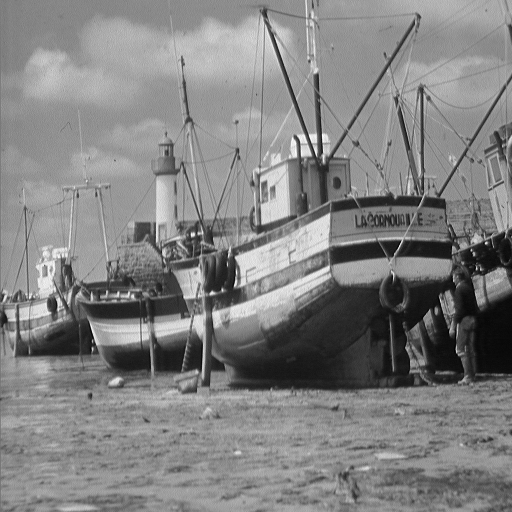
#> input picture Corrected/Images/1.tiff, 512 x 512 px, found by its file name
$ jupyter execute --allow-errors PSNR_TestwithNoisyImage.ipynb
#> lines starting #> are read from the running program, lines starting #| are printed output that depends on the picture; long printed decimals are rounded
#> further down, img is the input picture: shape (512, 512); min 0, max 255, mean 129.7
[cell 1]
import matplotlib.pyplot as plt
import numpy as np
import skimage
import random
import math
from PIL import Image

from skimage.io import imread, imshow
from skimage.color import rgb2hsv, rgb2gray, rgb2yuv

from sklearn.metrics import mean_squared_error
import cv2

[cell 2]
def get_Noise(img,d): #getting salt and paper noise
    #return skimage.util.random_noise(img, mode='s&p', amount=d)
#> called with d = 0.15
    paper=d
    salt=1-d
    row, col=img.shape
#> row = 512; col = 512
    #row, col=img.size

    g=np.matrix(img).reshape(row, col)
    for i in range(row):
        for j in range(col):
            ran=np.random.random()
            if ran<paper:
                g[i,j]=0
            elif ran>salt:
                g[i,j]=255
            else:
                g[i,j]=img[i,j]
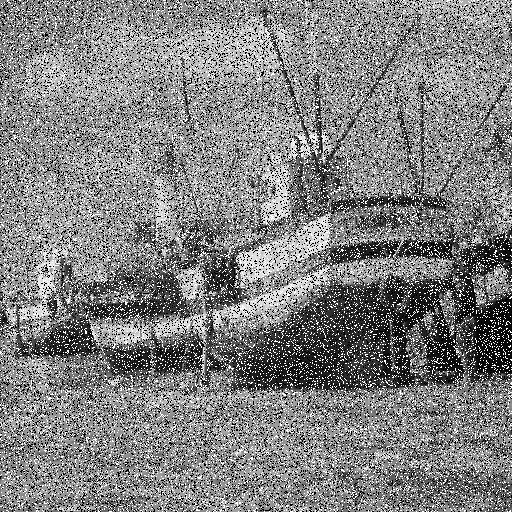
#> g: shape (512, 512); min 0, max 255, mean 128.9
    return g

[cell 3]
img=imread(r'C:\Users\Biswarup Mistry\Desktop\Misc\1.tiff')
plt.imshow(img, cmap=plt.cm.gray, interpolation='nearest')
plt.title('Original')
plt.show()

[cell 4]
d=0.15
noise_img=get_Noise(img,d)
plt.imshow(noise_img, cmap=plt.cm.gray, interpolation='nearest')
plt.title('With Noise')
plt.show()

[cell 5]
def mse(image1,image2):
    #Y =
    return np.square(np.subtract(image1,image2)).mean() #Correct MSE
    #print("MSE : ", Y)

[cell 6]
def psnr(I1,I2):
    r=255.0
    MSE=mse(I1,I2)
#> MSE = 32.41
    print('MSE : ',MSE)
#| MSE :  32.406
    return 10*np.log10(np.square(r)/MSE) #Correct PSNR

[cell 7]
PSNR=psnr(img,noise_img)
#> PSNR = 33.02
PSNR=round(PSNR, 6)
print('PSNR : ',PSNR)
#| PSNR :  33.025


$ run again, with Corrected/Images/0.tiff copied over Corrected/Images/1.tiff
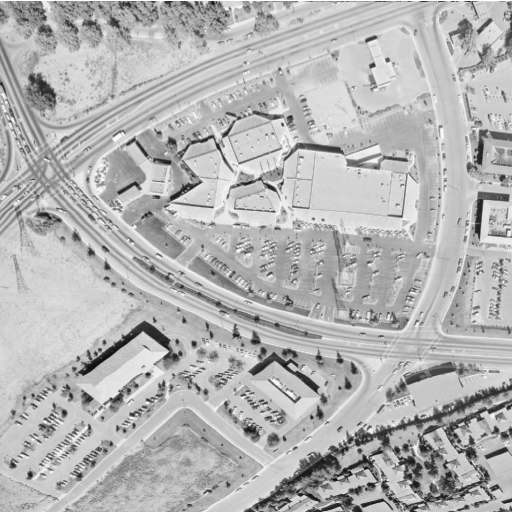
#> input picture Corrected/Images/0.tiff, 512 x 512 px, found by its file name
#> img is the input picture: shape (512, 512); min 12, max 255, mean 180.6
#> after the loop in get_Noise, `for i in range(row):`:
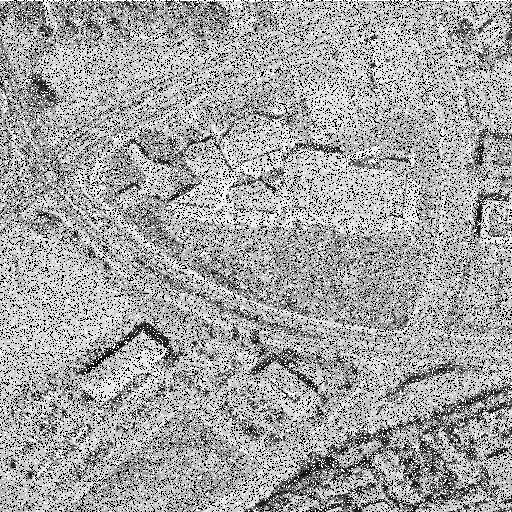
#> g: shape (512, 512); min 0, max 255, mean 164.5
#> MSE = 34.68
#| MSE :  34.676
#> PSNR = 32.73
#| PSNR :  32.730

$ run again, with Corrected/Images/12.tiff copied over Corrected/Images/1.tiff
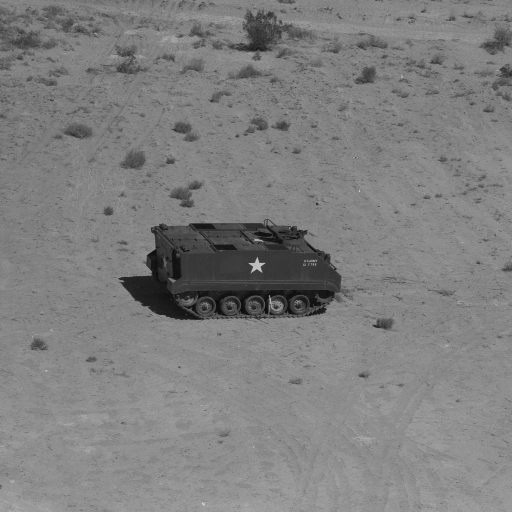
#> input picture Corrected/Images/12.tiff, 512 x 512 px, found by its file name
#> img is the input picture: shape (512, 512); min 12, max 215, mean 127.2
#> after the loop in get_Noise, `for i in range(row):`:
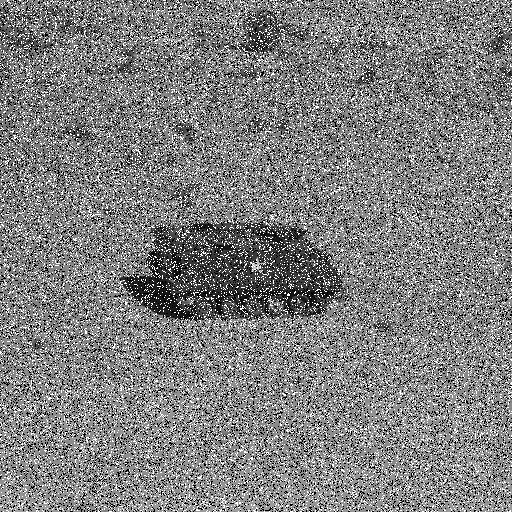
#> g: shape (512, 512); min 0, max 255, mean 127.1
#> MSE = 22.84
#| MSE :  22.836
#> PSNR = 34.54
#| PSNR :  34.545

$ run again, with Corrected/Images/13.tiff copied over Corrected/Images/1.tiff
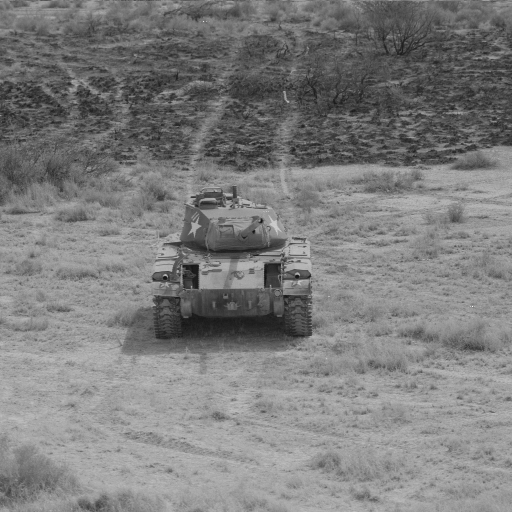
#> input picture Corrected/Images/13.tiff, 512 x 512 px, found by its file name
#> img is the input picture: shape (512, 512); min 18, max 249, mean 125.6
#> after the loop in get_Noise, `for i in range(row):`:
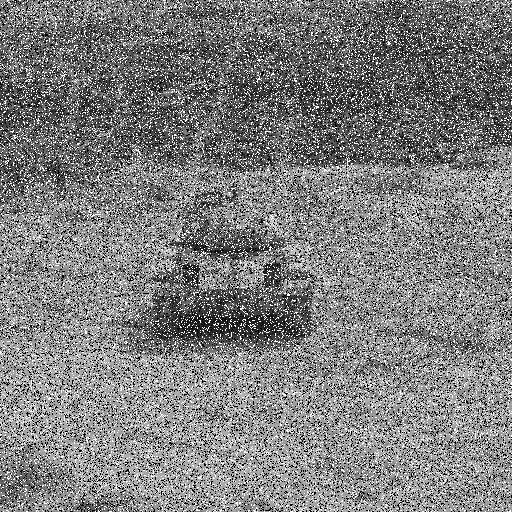
#> g: shape (512, 512); min 0, max 255, mean 126
#> MSE = 31.67
#| MSE :  31.670
#> PSNR = 33.12
#| PSNR :  33.124
